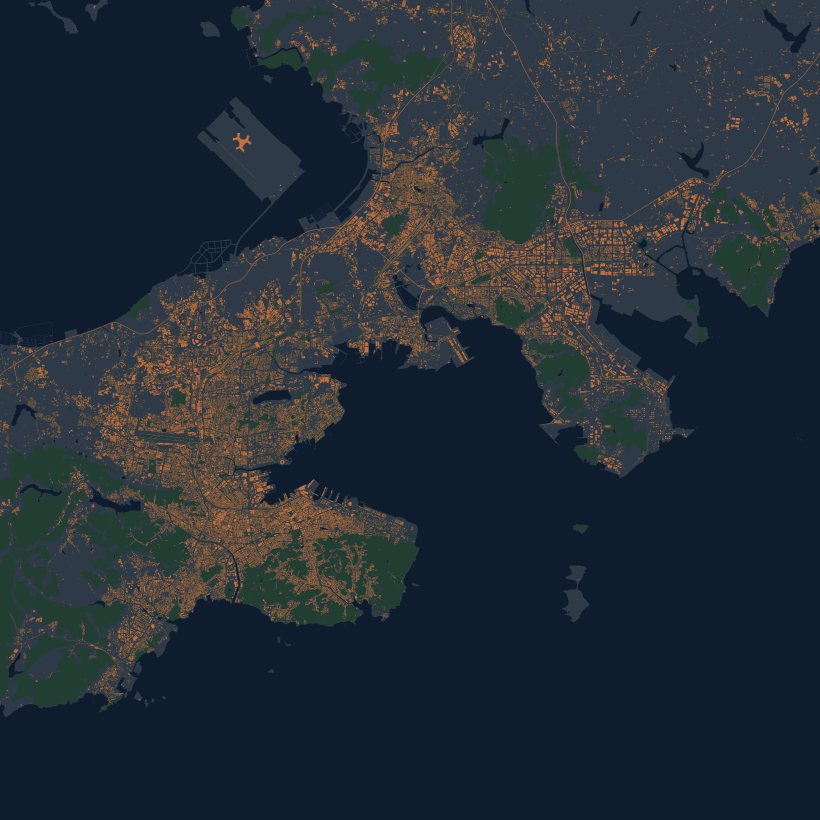
#> input picture assets/terrain/city_ortho.png, 4096 x 4096 px, given in place of city_map.png, which was not available (shown at 1/5 size)
$ python build_terrain_detail.py
#> lines starting #> are read from the running program, lines starting #| are printed output that depends on the picture; after the words box and inside, x2 and y2 are one past the last pixel; in counts of white or black regions, pixels touching at a corner belong together; long printed decimals are rounded
"""从高分辨率原图裁出战斗核心区（100 km）的精细地形贴图。

基础底图 city_ortho.png 是 4096² 覆盖 200 km（约 49 m/px），跟随视角贴近
地面时会被放大成色块。这里直接取 9000² 原图的中心 4500² 区域，缩放到
4096²（约 24 m/px），保留真实的城市纹理；同时生成对应的海岸线与灯光
mask，供前端叠加。

产物（assets/terrain/）：
    city_detail.png        4096×4096  中心 100 km 地形
    city_detail_edge.png   2048×2048  海岸线 mask
    city_detail_lights.png 2048×2048  城市灯光 mask

用法（在仓库根目录）：
    python -m tools.maintenance.build_terrain_detail
"""
from __future__ import annotations

import os

import numpy as np
from PIL import Image, ImageFilter

ROOT = os.path.dirname(os.path.dirname(os.path.dirname(os.path.abspath(__file__))))
SRC = os.path.join(ROOT, "assets", "terrain", "city_map.png")
OUT_DIR = os.path.join(ROOT, "assets", "terrain")

SRC_PX = 9000
MAP_M = 200000.0          # 原图覆盖的物理边长
DETAIL_M = 100000.0       # 精细贴图覆盖的物理边长
DETAIL_PX = 4096
MASK_PX = 2048


def main() -> int:
    im = Image.open(SRC).convert("RGB")
#> im is the input picture: PIL image 4096x4096 RGB; mean R, G, B 35.5, 45, 54.8
    crop_px = int(round(SRC_PX * DETAIL_M / MAP_M))
    x0 = (im.width - crop_px) // 2
#> x0 = -202
    y0 = (im.height - crop_px) // 2
#> y0 = -202
    detail = im.crop((x0, y0, x0 + crop_px, y0 + crop_px))
    detail = detail.resize((DETAIL_PX, DETAIL_PX), Image.LANCZOS)
#> detail: PIL image 4096x4096 RGB
    detail.save(os.path.join(OUT_DIR, "city_detail.png"))

    mask_src = np.asarray(
        detail.resize((MASK_PX, MASK_PX), Image.LANCZOS)
    ).astype(np.float32)
    r, g, b = mask_src[:, :, 0], mask_src[:, :, 1], mask_src[:, :, 2]
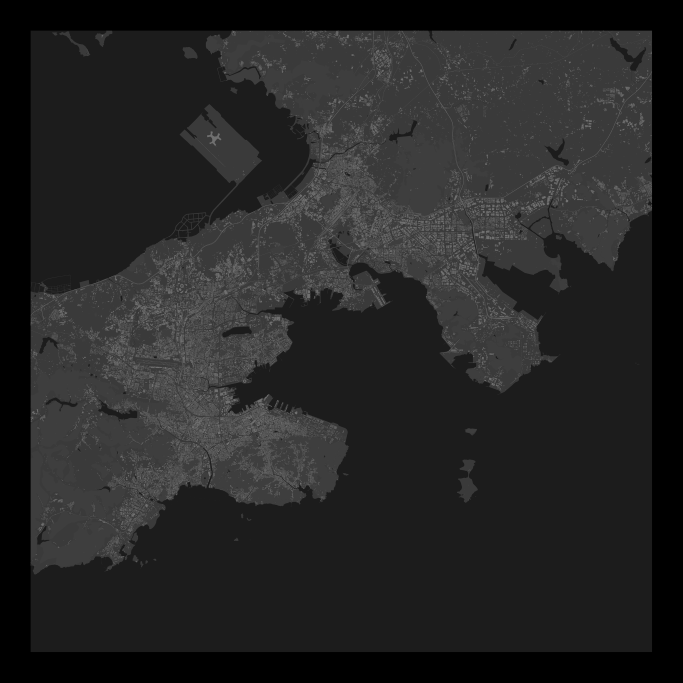
#> g: shape (2048, 2048) float32 (shown at 1/3 size); min 0, max 128, mean 37.3
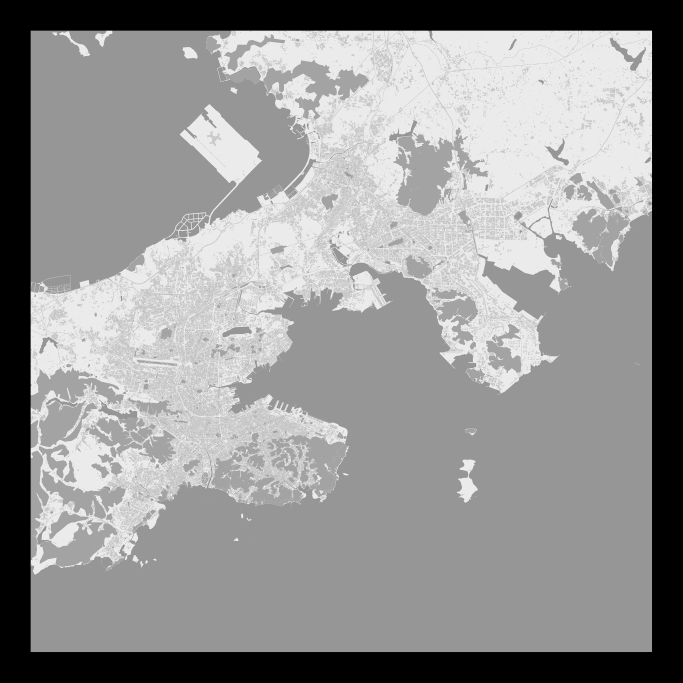
#> b: shape (2048, 2048) float32 (shown at 1/3 size); min 0, max 78, mean 45.4; drawn with min black and max white

    # 与原图一致的海面判定：青绿色（g、b 明显高于 r）
    sea = ((g > r + 15.0) & (b > r + 15.0)).astype(np.float32)
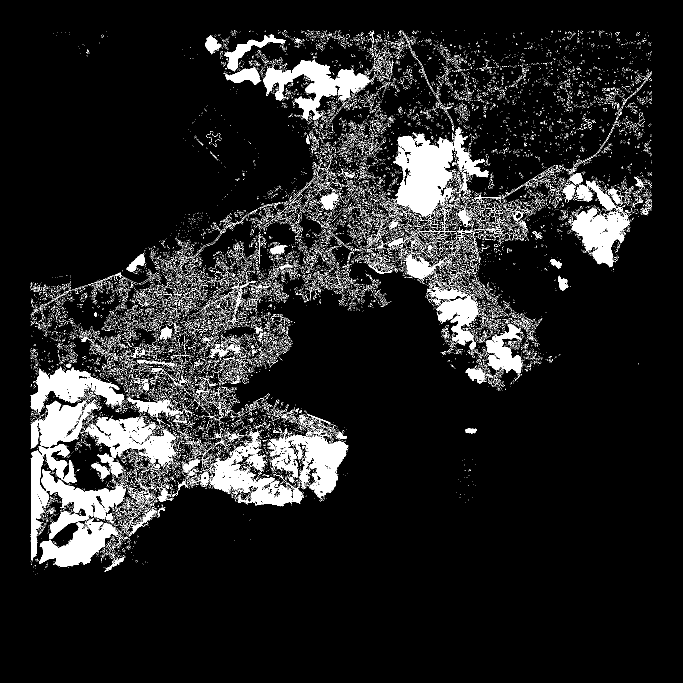
#> sea: shape (2048, 2048) float32 (shown at 1/3 size); values 0 (black) and 1 (white), 8.5% white; 43077 white regions (42805 under 20 px), largest, box (x1, y1, x2, y2) and area: (1180, 398, 1362, 648) 28357, (789, 179, 1098, 363) 19697, (811, 1303, 1045, 1493) 18037
    sea = np.asarray(
        Image.fromarray((sea * 255).astype(np.uint8)).filter(ImageFilter.GaussianBlur(1.6))
    ).astype(np.float32) / 255.0
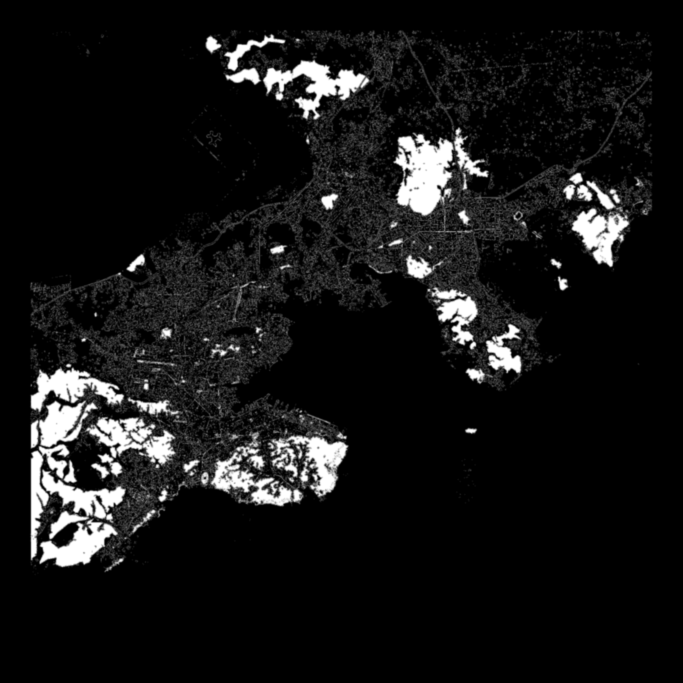
#> sea: shape (2048, 2048) float32 (shown at 1/3 size); min 0, max 1, mean 0.0848
    gx = (
        np.roll(sea, -1, axis=1) * 2 + np.roll(sea, -1, axis=0)
        - np.roll(sea, 1, axis=1) * 2 - np.roll(sea, 1, axis=0)
    )
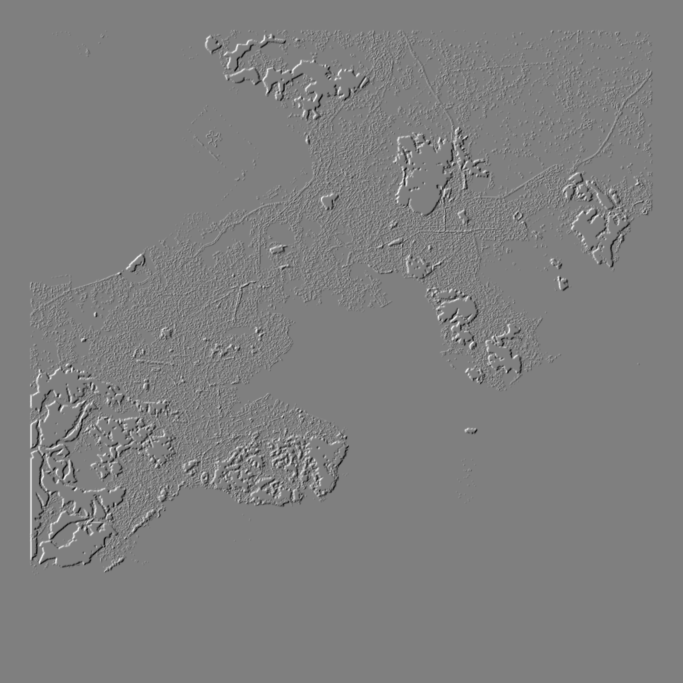
#> gx: shape (2048, 2048) float32 (shown at 1/3 size); min -1.04, max 1.04, mean 1.52e-09; drawn with min black and max white
    gy = (
        np.roll(sea, -1, axis=0) * 2 + np.roll(sea, -1, axis=1)
        - np.roll(sea, 1, axis=0) * 2 - np.roll(sea, 1, axis=1)
    )
    edge = np.clip(np.sqrt(gx * gx + gy * gy) * 2.4, 0.0, 1.0)
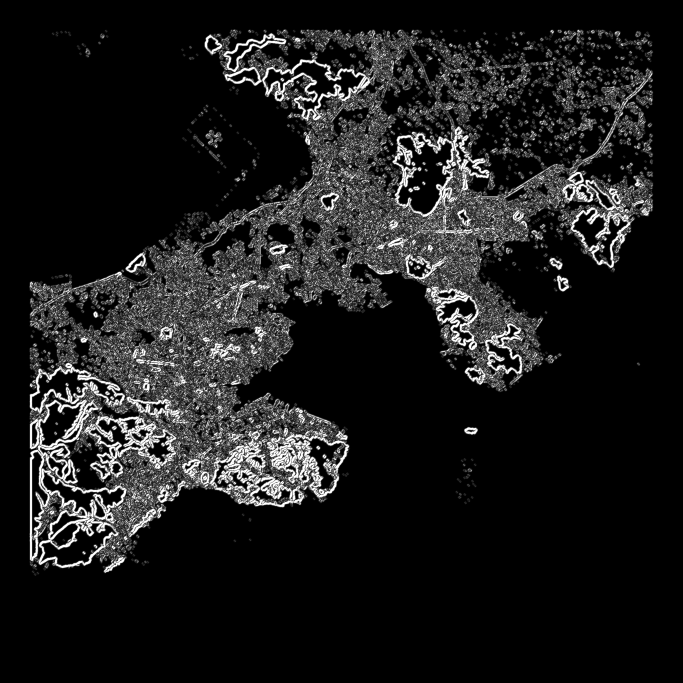
#> edge: shape (2048, 2048) float32 (shown at 1/3 size); min 0, max 1, mean 0.11
    edge_img = Image.fromarray((edge * 255).astype(np.uint8)).filter(ImageFilter.GaussianBlur(0.8))
    edge_img.save(os.path.join(OUT_DIR, "city_detail_edge.png"))

    lights = ((r > 108.0) & (r > g + 16.0) & (r > b + 30.0)).astype(np.float32)
#> lights: shape (2048, 2048) float32; values 0 (black) and 1 (white), 4.8% white in thin lines or dots, all inside (x1, y1, x2, y2) = (92, 92, 1956, 1706)
    lights_img = Image.fromarray((lights * 255).astype(np.uint8)).filter(ImageFilter.GaussianBlur(1.0))
    lights_np = np.clip(np.asarray(lights_img).astype(np.float32) / 255.0 * 1.5, 0.0, 1.0)
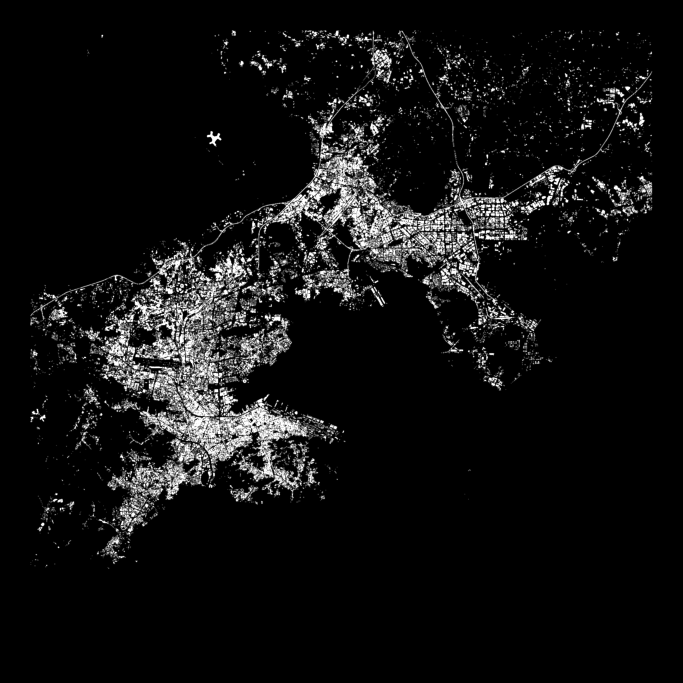
#> lights_np: shape (2048, 2048) float32 (shown at 1/3 size); min 0, max 1, mean 0.0687
    Image.fromarray((lights_np * 255).astype(np.uint8)).save(
        os.path.join(OUT_DIR, "city_detail_lights.png")
    )

    print(
        f"detail {DETAIL_PX}px / {DETAIL_M/1000:.0f}km "
        f"({DETAIL_M/DETAIL_PX:.1f} m/px), crop {crop_px}px",
        "edge", float((edge > 0.2).mean()),
        "lights", float((lights_np > 0.2).mean()),
    )
#| detail 4096px / 100km (24.4 m/px), crop 4500px edge 0.1899 lights 0.1066
    return 0


if __name__ == "__main__":
    raise SystemExit(main())
#> (the program exits here)
